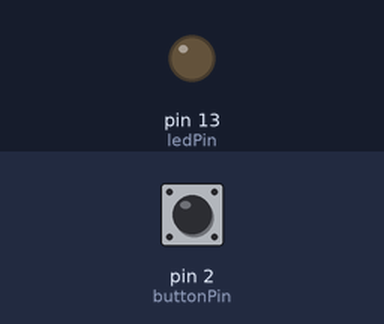
Bench run of a sketch on a simulated Arduino Uno, built with avr-gcc and run on an emulated ATmega328P. Shown: output pins drawn as LEDs (lit = HIGH). Inputs (shaded band) come from the test bench; at power-on: pin 2 (buttonPin) LOW.

Above: at 1.2 s.
1.3 s: pin 2 (buttonPin) pulled HIGH for 0.15 s
At 2.6 s:
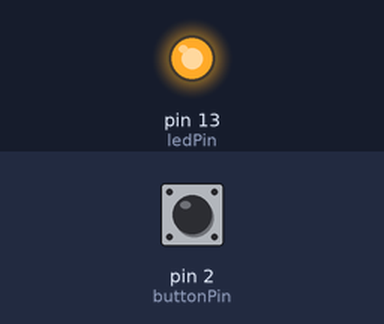
2.9 s: pin 2 (buttonPin) pulled HIGH for 1 s
At 5.0 s:
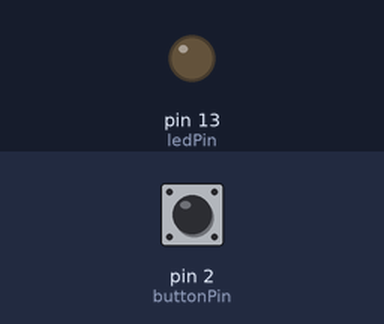
5.4 s: pin 2 (buttonPin) pulled HIGH for 3.2 s
At 9.8 s:
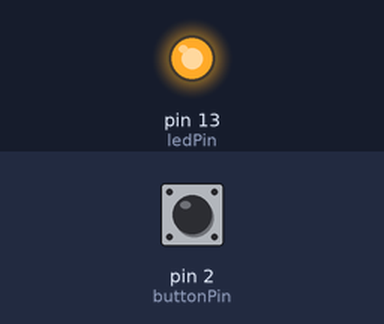
Timing chart, 0 to 11.3 s (numbered marks = the images above; inputs shaded):
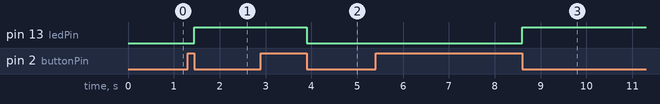

The sketch:

ButtonToogle.ino
```cpp
/*
 *  toogle the state of LED when button is pressed
 */
const int buttonPin = 2;     // the number of the pushbutton pin
const int ledPin =  13;      // the number of the LED pin

// variables will change:
int buttonState = 0;         // variable for reading the pushbutton status

void setup() {
  // initialize the LED pin as an output:
  pinMode(ledPin, OUTPUT);
  // initialize the pushbutton pin as an input:
  pinMode(buttonPin, INPUT);
}
int ledStatus=0;
void loop() {
  //buttonState = digitalRead(buttonPin);

  if (digitalRead(buttonPin) == HIGH) {
    // toggle the status of led
    if (ledStatus ==0) ledStatus=1;
    else ledStatus=0;
    while(digitalRead(buttonPin)==HIGH); // wait till button is released
  }
  if (ledStatus ==1){
      digitalWrite(ledPin, HIGH);
  }else {
      digitalWrite(ledPin, LOW);
  }
}
```

Measured:
- after the input at 1.3 s, pin 13 (ledPin): LOW → HIGH after 0.15 s
- after the input at 2.9 s, pin 13 (ledPin): HIGH → LOW after 1.0 s
- after the input at 5.4 s, pin 13 (ledPin): LOW → HIGH after 3.2 s
